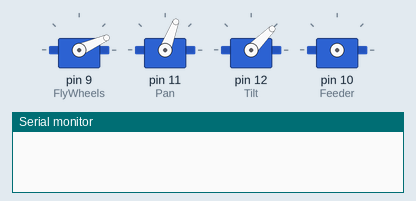
Recording of a sketch running on a simulated Arduino Uno, built with avr-gcc and run on an emulated ATmega328P. Shown: 4 × servo, the last lines printed to the serial monitor.

Above: at 0.15 s.
At 1.6 s:
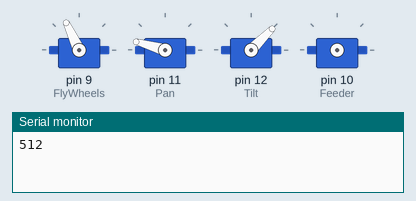
At 6.73 s:
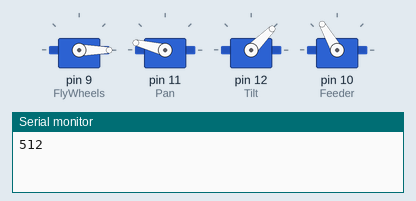
At 9.9 s:
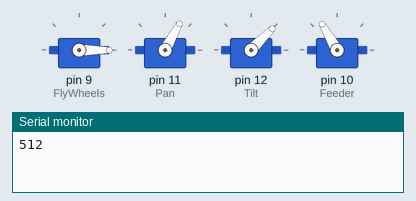
Timing chart, 0 to 11.4 s (numbered marks = the images above):
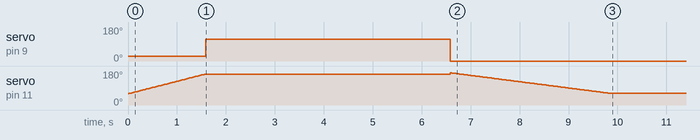

The sketch:

Stage4Final.ino.ino
```cpp
//made by: Chris Nataros

#include <Servo.h>

Servo FlyWheels;
Servo Feeder;
Servo Pan;
Servo Tilt;

int potiPin = A0; //connect this pin with the middle pin of a potentiometer
int armUp = 24;
int armUpTimeMs = 1000;
int TimeToShootMS = 5000;


int panPos = 60;
int panShoot = 165;

int tiltPos = 45;
int tiltShoot = 60;

int feederSpeed = 120;

bool shotsFired = false;
bool Initialized = true;  //change this to false to wait for byte

void setup(){
  Serial.begin(9600);

  FlyWheels.attach(9);

  Pan.attach(11);
  Tilt.attach(12);

  Pan.write(panPos);
  Tilt.write(tiltPos);

  FlyWheels.write(armUp);
}

  void PanToShoot()
  {
      if(panPos < 170){
        for(panPos = 60; panPos < 165; panPos++){
          Pan.write(panPos);
          delay(15);
        }
      }
  }

  void TiltToShoot()
  {
      if(tiltPos > 30){
        for(tiltPos = 45; tiltPos > tiltShoot; tiltPos--){
          Tilt.write(tiltPos);
          delay(30);
        }
      }
  }

  void PanToRest()
  {
      if(panPos > 60){
        for(panPos = 170; panPos > 60; panPos--){
          Pan.write(panPos);
          delay(30);
        }
      }
  }

  void TiltToRest()
  {
      if(tiltPos < 45){
        for(tiltPos = 30; tiltPos < 45; tiltPos++){
          Tilt.write(tiltPos);
          delay(30);
        }
      }
  }

  void StartShooterMotors()
  {
    int poti = analogRead(potiPin);
    Serial.println(poti);
    poti = map(poti, 0, 1023, 52, 179);
    FlyWheels.write(poti);
  }

  void StopShooterMotors(){
    FlyWheels.write(0);
  }

  void ArmShooter(){
    int armUpStart = millis();
    if ((millis() - armUpStart) <= armUpTimeMs){
        FlyWheels.write(armUp);
        return;
    }
  }

  void Shoot(){
    Feeder.attach(10);
    Feeder.write(feederSpeed);
  }

  void CeaseFire(){
    Feeder.detach();
  }

  void loop(){

    if(shotsFired)
    {
      return;
    }

    if(!Initialized){
      // send data only when you receive data:
      if (Serial.available() > 0) {
          // read the incoming byte:
          char incomingByte = Serial.read();
          if(incomingByte == 'x')
          {
            Initialized = true;
          }
      }
      return;
    }

    //TODO: Will need to wait on a signal to start code past this line
    PanToShoot();
    TiltToShoot();
    ArmShooter();

    StartShooterMotors();

    //shoot for x time
    int shootTimer = millis();
    while(millis() - shootTimer <= TimeToShootMS){
      Shoot();
    }
    shotsFired = true;

    //Stop feeder
    CeaseFire();

    //stop flywheel
    StopShooterMotors();

    //return to position
    PanToRest();
    TiltToRest();
  }
```

Measured:
- by itself, servo on pin 9 (FlyWheels): 24° → 115° at 1.6 s, → 0° 5.0 s later
- by itself, servo on pin 11 (Pan): rises from 60° to 170° in 6.6 s, then falls to 61° in 3.3 s
